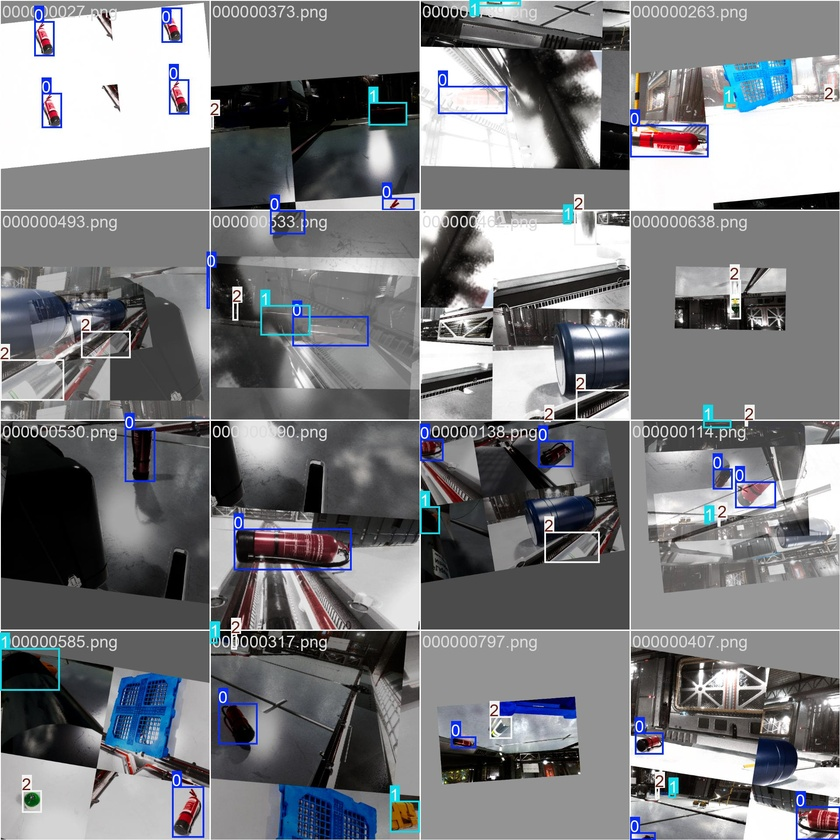
#> input picture model_weights/train/train_batch0.jpg, 840 x 840 px, shrunk from 1920 x 1920 before the run; its folder holds only this picture in this run
$ python -i train5.py   (imports and definitions only)
#> lines starting #> are read from the running program, lines starting #| are printed output that depends on the picture
"""
-------------------------------------------------------
  PROJECT NAME : CPDETECH – Space Station Object Detection using YOLOv8
  HACKATHON    : BuildWithIndia2.0 by Duality AI
  TEAM NAME    : CODETECH
  DESCRIPTION  : AI-powered object detection system trained using Falcon synthetic space station data.

  TEAM MEMBERS :
    - Shubham Kumar Jha (Team Leader) - @ShUBHaMJHA9
    - Rajat Gupta
    - Madhav
    - Anjili Sharma

  REPO LINK    : https://github.com/ShUBHaMJHA9/Codetech-BUILDWITHINDIA2.0
  DATE         : August 2025

  NOTE         : This project uses YOLOv8 for object detection and has been evaluated using mAP, precision, recall,
                 and visual validation from the Falcon dataset. All scripts, models, and visualizations are organized
                 for easy reproducibility and deployment.

-------------------------------------------------------
"""


import argparse
import os
import cv2
import numpy as np
import random
from ultralytics import YOLO
from ultralytics.data import build_dataloader, build_yolo_dataset

# -------------------------- Optimized Hyperparameters --------------------------
EPOCHS = 40
MOSAIC = 0.75
OPTIMIZER = 'AdamW'
MOMENTUM = 0.937
LR0 = 0.001
LRF = 0.01
SINGLE_CLS = False
PREPROCESS_PROB = 0.65

# -------------------------- Focused Preprocessing --------------------------
class FocusedPreprocessor:
    def __init__(self):
        self.clahe = cv2.createCLAHE(clipLimit=2.5, tileGridSize=(8, 8))
        self.gamma_range = (0.4, 1.6)
        self.noise_intensity = 0.002

    def apply_gamma(self, img, gamma):
        table = np.array([(i / 255.0) ** (1.0 / gamma) * 255 for i in np.arange(256)]).astype("uint8")
        return cv2.LUT(img, table)

    def add_noise(self, img):
        noise = np.random.normal(0, self.noise_intensity * 255, img.shape).astype(np.uint8)
        return cv2.add(img, noise)

    def __call__(self, img):
        lab = cv2.cvtColor(img, cv2.COLOR_RGB2LAB)
#> lab: shape (840, 840, 3); mean of channels 0, 1, 2 129.1, 129, 126.2
        l, a, b = cv2.split(lab)
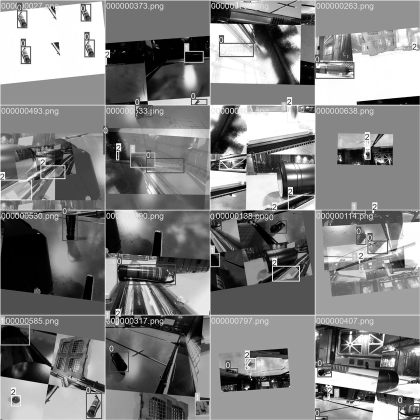
#> l: shape (840, 840) (shown at 1/2 size); min 0, max 255, mean 129.1
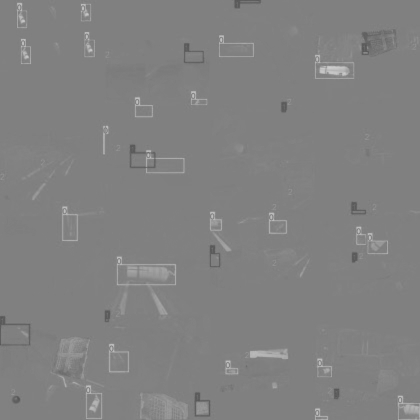
#> a: shape (840, 840) (shown at 1/2 size); min 82, max 207, mean 129
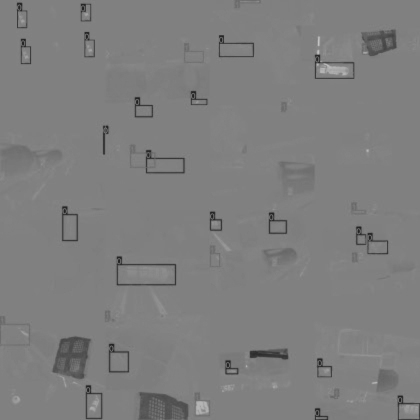
#> b: shape (840, 840) (shown at 1/2 size); min 26, max 198, mean 126.2
        l = self.clahe.apply(l)
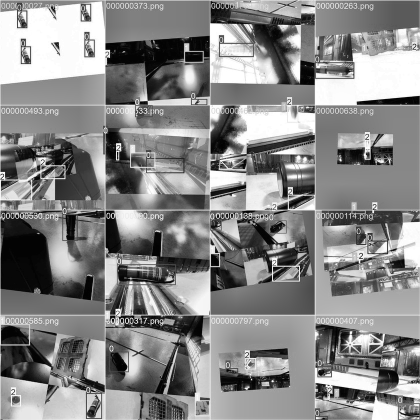
#> l: shape (840, 840) (shown at 1/2 size); min 0, max 255, mean 135.7
        lab = cv2.merge([l, a, b])
#> lab: shape (840, 840, 3); mean of channels 0, 1, 2 135.7, 129, 126.2
        img = cv2.cvtColor(lab, cv2.COLOR_LAB2RGB)
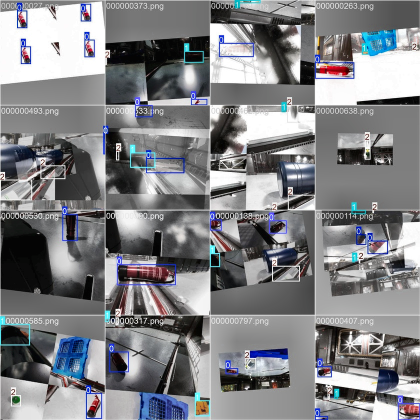
#> img: shape (840, 840, 3) (shown at 1/2 size); mean R, G, B 129.1, 130.1, 133.5

        if random.random() > 0.4:
            gamma = random.uniform(*self.gamma_range)
            img = self.apply_gamma(img, gamma)
#> in apply_gamma, `return cv2.LUT(img, table)`:
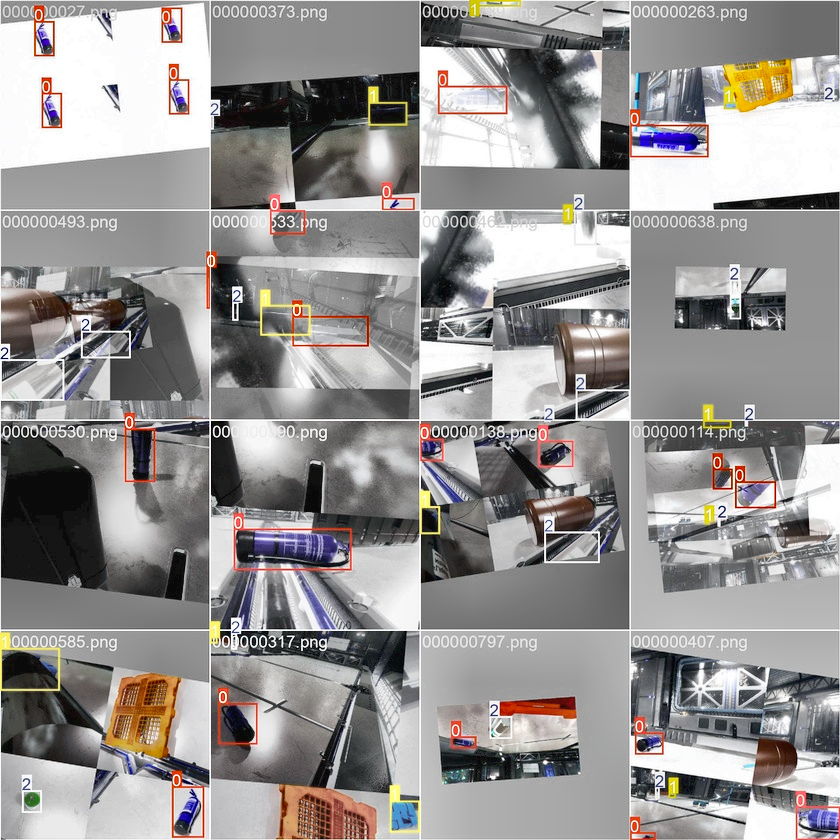
#> returned value: shape (840, 840, 3); mean of channels 0, 1, 2 145.8, 146.9, 150; drawn as B, G, R

        if random.random() > 0.7:
            img = self.add_noise(img)

        return img

# -------------------------- Training Logic --------------------------
# [75 lines not run here, left out]

>>> import cv2
>>> picture = cv2.cvtColor(cv2.imread('../model_weights/train/train_batch0.jpg'), cv2.COLOR_BGR2RGB)
>>> result = FocusedPreprocessor()(picture)

$ run again, on model_weights/train/train_batch1.jpg
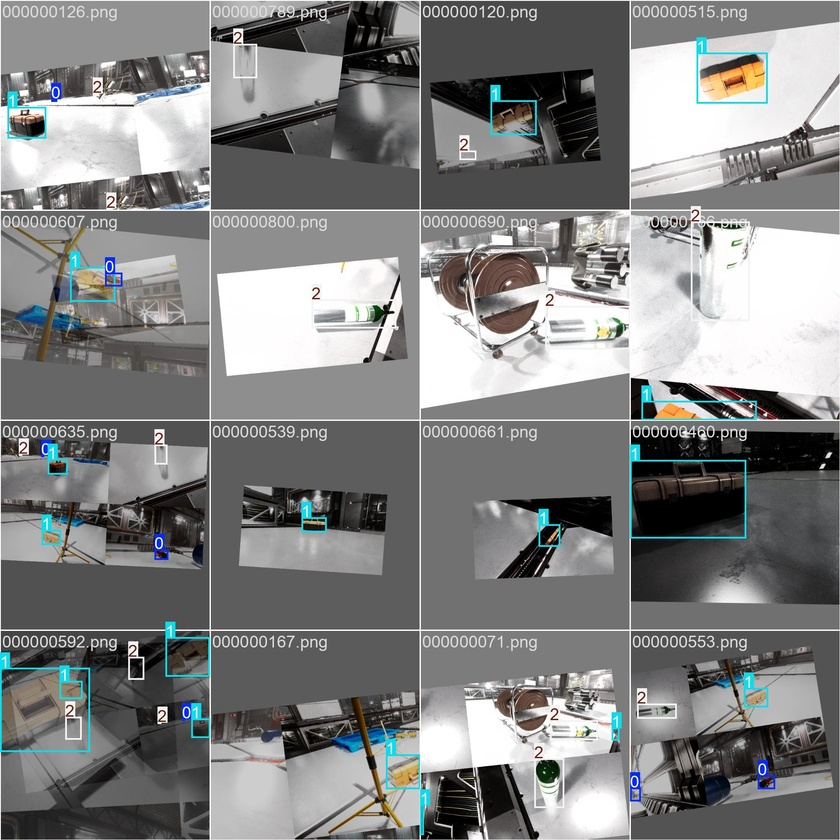
#> input picture model_weights/train/train_batch1.jpg, 840 x 840 px, shrunk from 1920 x 1920 before the run
#> in __call__, `l, a, b = cv2.split(lab)`:
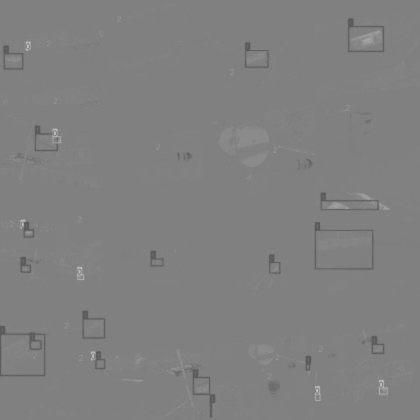
#> a: shape (840, 840) (shown at 1/2 size); min 85, max 196, mean 127.9
#> in apply_gamma, `return cv2.LUT(img, table)`:
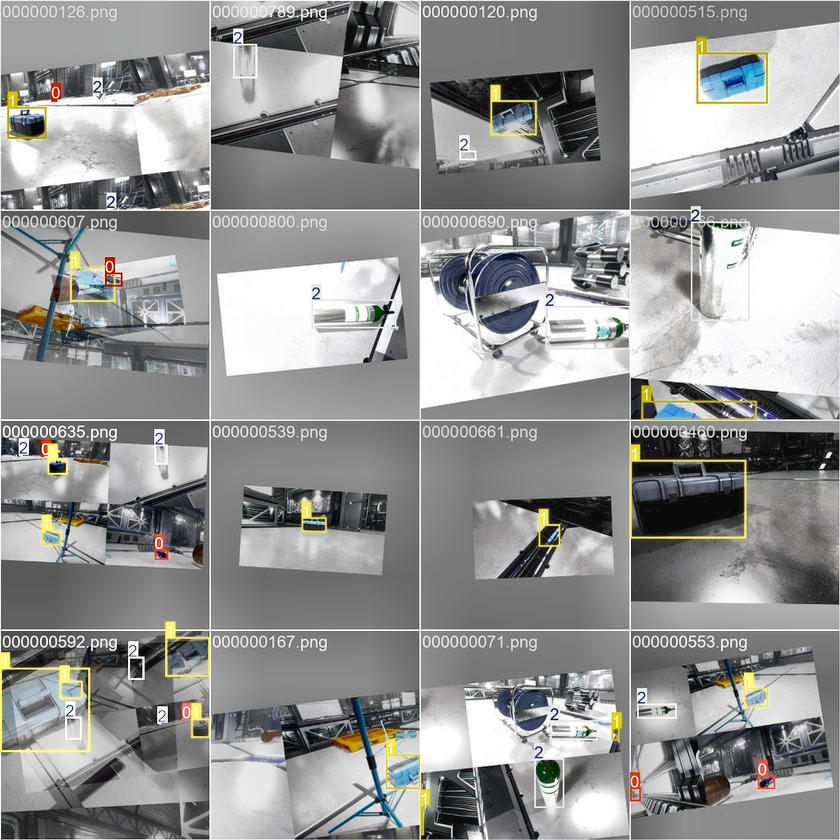
#> returned value: shape (840, 840, 3); mean of channels 0, 1, 2 147, 147.9, 147.4; drawn as B, G, R

$ run again, on model_weights/train/train_batch1590.jpg
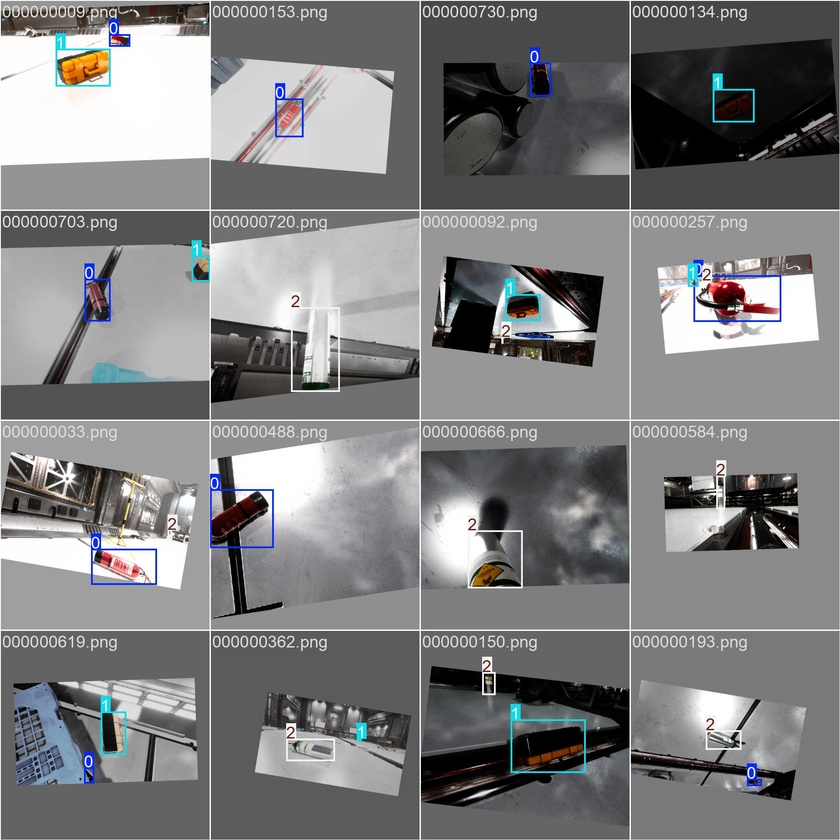
#> input picture model_weights/train/train_batch1590.jpg, 840 x 840 px, shrunk from 1920 x 1920 before the run
#> in __call__, `l, a, b = cv2.split(lab)`:
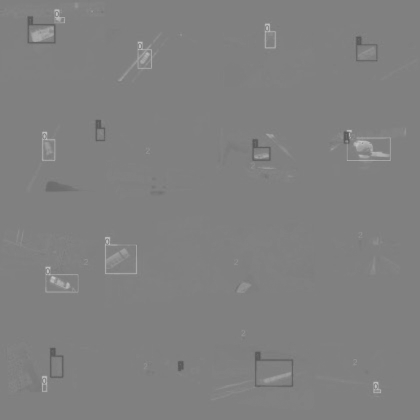
#> a: shape (840, 840) (shown at 1/2 size); min 86, max 198, mean 128.4
#> in apply_gamma, `return cv2.LUT(img, table)`:
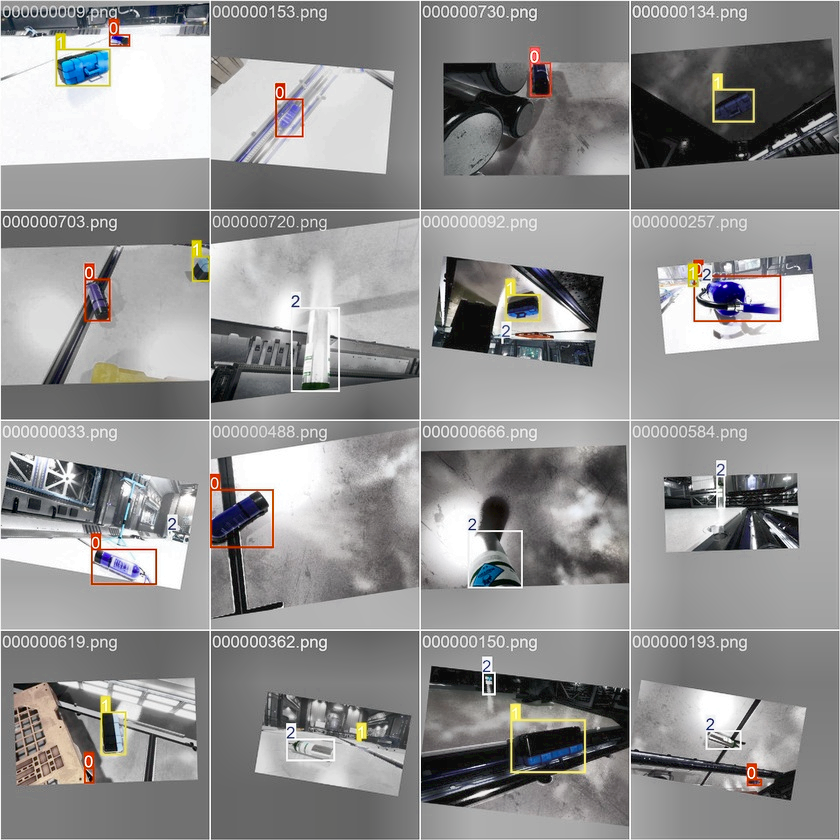
#> returned value: shape (840, 840, 3); mean of channels 0, 1, 2 145.2, 145.3, 146; drawn as B, G, R
